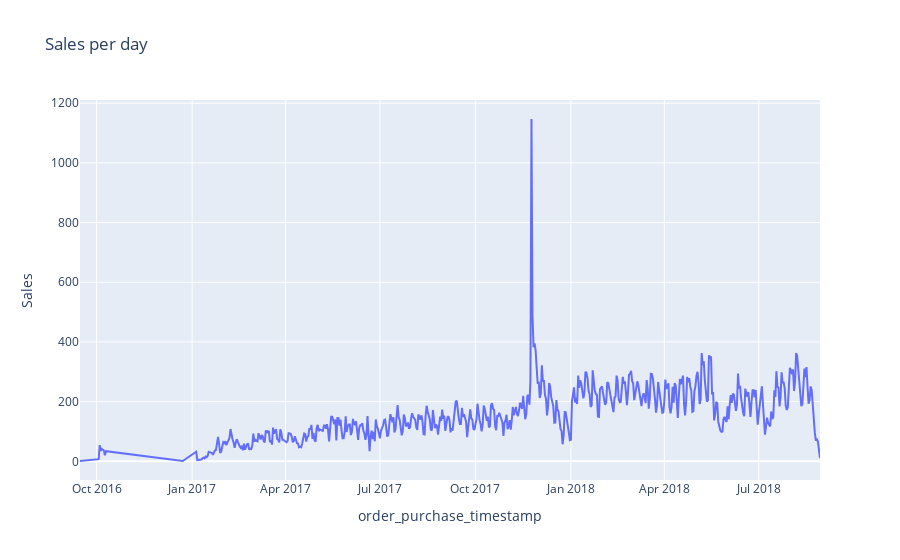

The notebook cell saved with this chart:
### Code cell
import plotly.express as px


fig = px.line(sales_per_day, x="order_purchase_timestamp", y="Sales" ,title='Sales per day')
fig.show()

### Figure 1 — Plotly figure (JSON) as saved in the notebook; plotly's stock layout.template omitted (floating-point values rounded to 4 significant figures; data arrays with more than 128 entries replaced by an {"elided": "..."} marker saying what was removed)
{"data": [{"hovertemplate": "order_purchase_timestamp=%{x}<br>Sales=%{y}<extra></extra>", "legendgroup": "", "line": {"color": "#636efa", "dash": "solid"}, "marker": {"symbol": "circle"}, "mode": "lines", "name": "", "orientation": "v", "showlegend": false, "type": "scatter", "x": {"elided": "612 str values"}, "xaxis": "x", "y": {"elided": "612 int values"}, "yaxis": "y"}], "layout": {"legend": {"tracegroupgap": 0}, "title": {"text": "Sales per day"}, "xaxis": {"anchor": "y", "domain": [0, 1], "title": {"text": "order_purchase_timestamp"}}, "yaxis": {"anchor": "x", "domain": [0, 1], "title": {"text": "Sales"}}}}
